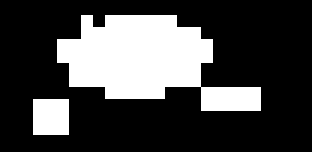
#> input picture opencv/opencv_04/two.png, 312 x 152 px
$ jupyter execute opencv_04.ipynb   (shell and % lines are left out)   (older library calls are emulated)
#> lines starting #> are read from the running program, lines starting #| are printed output that depends on the picture; after the words box and inside, x2 and y2 are one past the last pixel; in counts of white or black regions, pixels touching at a corner belong together
[cell 1]
#导入相关库
import cv2
import numpy as np
import matplotlib.pyplot as plt

# 图像梯度处理

图像梯度——Sobel算子(图片在本路径中：sobel.png)口诀：右减左，下减上。

[cell 2]
#定义一个图片显示函数cv_show
def cv_show(name,img):
    cv2.imshow(name,img)
    cv2.waitKey(0)
    cv2.destroyAllWindows()
#读取图片
img = cv2.imread("two.png")
#> img is the input picture: shape (152, 312, 3); 27% white; 2 white regions, box (x1, y1, x2, y2) and area: (57, 15, 261, 111) 11520, (33, 99, 69, 135) 1296
cv_show("img",img)

[cell 3]
#此处只计算图片的水平梯度
sobelx = cv2.Sobel(img,cv2.CV_64F,1,0,ksize = 3)     #cv2.CV_64F的作用是让负数也可以保留，并不是直接截断为0；dx与dy谁为1就算谁，可以同时为1
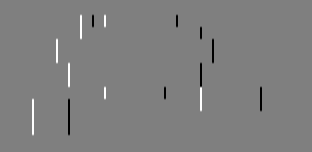
#> sobelx: shape (152, 312, 3) float64; min -1020, max 1020, mean 0; drawn with min black and max white

cv_show("sobelx",sobelx)
#> call 2 of cv_show, with name = 'sobelx'
#> in cv_show (call 2), `cv2.imshow(name,img)`:
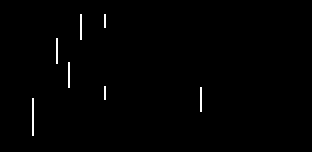
#> window 'sobelx': shape (152, 312, 3); 0.71% white in thin lines or dots, all inside (x1, y1, x2, y2) = (32, 14, 202, 136)

[cell 4]
sobelx = cv2.Sobel(img,cv2.CV_64F,1,0,ksize = 3)   #CV_64F是为了保留负数值，避免直接截断成0
sobelx = cv2.convertScaleAbs(sobelx)       #该函数是把负数取绝对值，并不是单纯的不要了
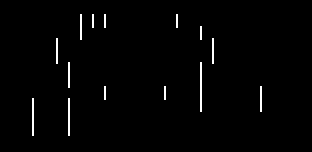
#> sobelx: shape (152, 312, 3); 1.4% white in thin lines or dots, all inside (x1, y1, x2, y2) = (32, 14, 262, 136)
cv_show("sobelx",sobelx)
#只有边界的地方有梯度。

[cell 5]
sobelxy = cv2.Sobel(img,cv2.CV_64F,1,1,ksize = 3)
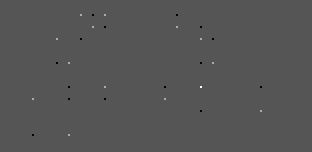
#> sobelxy: shape (152, 312, 3) float64; min -255, max 510, mean 0; drawn with min black and max white
sobelxy = cv2.convertScaleAbs(sobelxy)
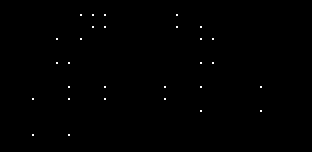
#> sobelxy: shape (152, 312, 3); 0.24% white in thin lines or dots, all inside (x1, y1, x2, y2) = (32, 14, 262, 136)
cv_show("sobelxy",sobelxy)        #不建议直接算

[cell 6]
#换一张图可能会更明显一点吧
yuan = cv2.imread("circle.jfif")
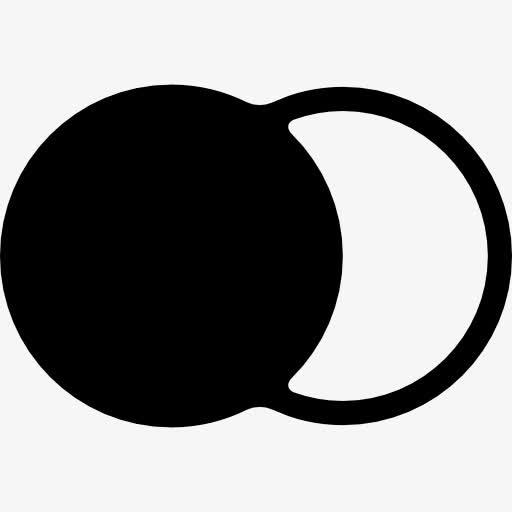
#> input picture opencv/opencv_04/circle.jfif, 512 x 512 px
#> yuan is the input picture: shape (512, 512, 3); min 0, max 255, mean 144.9
cv_show("ciecle",yuan)

[cell 7]
sobelx = cv2.Sobel(yuan,cv2.CV_64F,1,0,ksize = 3)
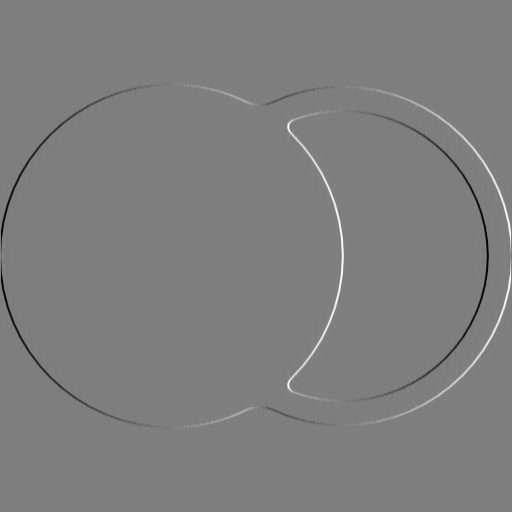
#> sobelx: shape (512, 512, 3) float64; min -1007, max 1016, mean 0; drawn with min black and max white
cv_show("sobelx",sobelx)
#> in cv_show (call 6), `cv2.imshow(name,img)`:
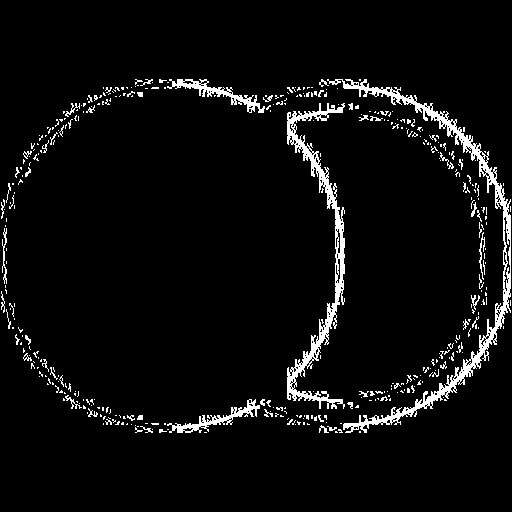
#> window 'sobelx': shape (512, 512, 3); 4.9% white; 405 white regions (349 under 20 px), largest, box (x1, y1, x2, y2) and area: (327, 79, 511, 433) 4356, (287, 103, 345, 409) 3319, (167, 79, 265, 113) 752

[cell 8]
#分别计算x和y，在求和
sobelx_yuan = cv2.Sobel(yuan,cv2.CV_64F,1,0,ksize = 3)
sobelx_yuan = cv2.convertScaleAbs(sobelx_yuan)
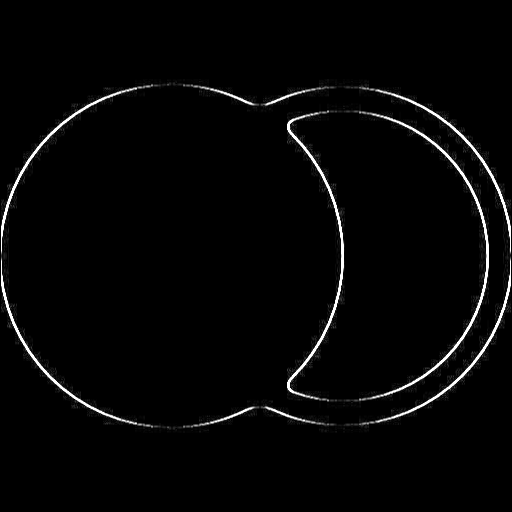
#> sobelx_yuan: shape (512, 512, 3); min 0, max 255, mean 5.9
cv_show("sobelx_circle",sobelx_yuan)
